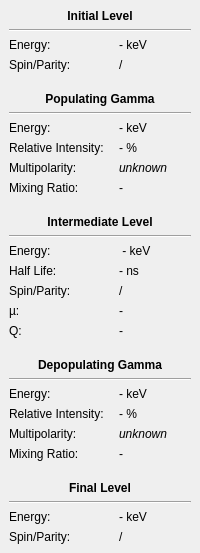
  <widget class="QDockWidget" name="decayInfoDock">
   <property name="allowedAreas">
    <set>Qt::LeftDockWidgetArea|Qt::RightDockWidgetArea</set>
   </property>
   <property name="windowTitle">
    <string>Decay Data</string>
   </property>
   <attribute name="dockWidgetArea">
    <number>2</number>
   </attribute>
   <widget class="QWidget" name="dockWidgetContents">
    <layout class="QFormLayout" name="formLayout">
     <property name="fieldGrowthPolicy">
      <enum>QFormLayout::ExpandingFieldsGrow</enum>
     </property>
     <property name="horizontalSpacing">
      <number>15</number>
     </property>
     <item row="2" column="0">
      <widget class="QLabel" name="startEnergyLabel">
       <property name="text">
        <string>Energy:</string>
       </property>
      </widget>
     </item>
     <item row="3" column="0">
      <widget class="QLabel" name="startSpinLabel">
       <property name="text">
        <string>Spin/Parity:</string>
       </property>
      </widget>
     </item>
     <item row="5" column="0" colspan="2">
      <widget class="QLabel" name="popGammaLabel">
       <property name="font">
        <font>
         <weight>75</weight>
         <bold>true</bold>
        </font>
       </property>
       <property name="text">
        <string>Populating Gamma</string>
       </property>
       <property name="alignment">
        <set>Qt::AlignCenter</set>
       </property>
      </widget>
     </item>
     <item row="7" column="0" colspan="2">
      <widget class="Line" name="line_4">
       <property name="orientation">
        <enum>Qt::Horizontal</enum>
       </property>
      </widget>
     </item>
     <item row="8" column="0">
      <widget class="QLabel" name="popEnergyLabel">
       <property name="text">
        <string>Energy:</string>
       </property>
      </widget>
     </item>
     <item row="8" column="1">
      <widget class="QLabel" name="popEnergy">
       <property name="text">
        <string>- keV</string>
       </property>
      </widget>
     </item>
     <item row="9" column="0">
      <widget class="QLabel" name="popIntensityLabel">
       <property name="text">
        <string>Relative Intensity:</string>
       </property>
      </widget>
     </item>
     <item row="9" column="1">
      <widget class="QLabel" name="popIntensity">
       <property name="text">
        <string>- %</string>
       </property>
      </widget>
     </item>
     <item row="10" column="0">
      <widget class="QLabel" name="popMultipolarityLabel">
       <property name="text">
        <string>Multipolarity:</string>
       </property>
      </widget>
     </item>
     <item row="10" column="1">
      <widget class="QLabel" name="popMultipolarity">
       <property name="text">
        <string>&lt;i&gt;unknown&lt;/i&gt;</string>
       </property>
      </widget>
     </item>
     <item row="11" column="0">
      <widget class="QLabel" name="popMixingLabel">
       <property name="toolTip">
        <string>δ</string>
       </property>
       <property name="text">
        <string>Mixing Ratio:</string>
       </property>
      </widget>
     </item>
     <item row="11" column="1">
      <widget class="QLabel" name="popMixing">
       <property name="toolTip">
        <string>δ</string>
       </property>
       <property name="text">
        <string>-</string>
       </property>
      </widget>
     </item>
     <item row="12" column="0" colspan="2">
      <spacer name="verticalSpacer">
       <property name="orientation">
        <enum>Qt::Vertical</enum>
       </property>
       <property name="sizeType">
        <enum>QSizePolicy::Fixed</enum>
       </property>
       <property name="sizeHint" stdset="0">
        <size>
         <width>0</width>
         <height>8</height>
        </size>
       </property>
      </spacer>
     </item>
     <item row="13" column="0" colspan="2">
      <widget class="QLabel" name="intermedLevelLabel">
       <property name="font">
        <font>
         <weight>75</weight>
         <bold>true</bold>
        </font>
       </property>
       <property name="text">
        <string>Intermediate Level</string>
       </property>
       <property name="alignment">
        <set>Qt::AlignCenter</set>
       </property>
      </widget>
     </item>
     <item row="14" column="0" colspan="2">
      <widget class="Line" name="line_3">
       <property name="orientation">
        <enum>Qt::Horizontal</enum>
       </property>
      </widget>
     </item>
     <item row="15" column="0">
      <widget class="QLabel" name="intEnergyLabel">
       <property name="text">
        <string>Energy:</string>
       </property>
      </widget>
     </item>
     <item row="15" column="1">
      <widget class="QLabel" name="intEnergy">
       <property name="text">
        <string> - keV</string>
       </property>
      </widget>
     </item>
     <item row="16" column="0">
      <widget class="QLabel" name="intHalfLifeLabel">
       <property name="text">
        <string>Half Life:</string>
       </property>
      </widget>
     </item>
     <item row="16" column="1">
      <widget class="QLabel" name="intHalfLife">
       <property name="text">
        <string>- ns</string>
       </property>
      </widget>
     </item>
     <item row="17" column="1">
      <widget class="QLabel" name="intSpin">
       <property name="text">
        <string>/</string>
       </property>
      </widget>
     </item>
     <item row="20" column="0" colspan="2">
      <spacer name="verticalSpacer_2">
       <property name="orientation">
        <enum>Qt::Vertical</enum>
       </property>
       <property name="sizeType">
        <enum>QSizePolicy::Fixed</enum>
       </property>
       <property name="sizeHint" stdset="0">
        <size>
         <width>0</width>
         <height>8</height>
        </size>
       </property>
      </spacer>
     </item>
     <item row="21" column="0" colspan="2">
      <widget class="QLabel" name="depopGammaLabel">
       <property name="font">
        <font>
         <weight>75</weight>
         <bold>true</bold>
        </font>
       </property>
       <property name="text">
        <string>Depopulating Gamma</string>
       </property>
       <property name="alignment">
        <set>Qt::AlignCenter</set>
       </property>
      </widget>
     </item>
     <item row="22" column="0" colspan="2">
      <widget class="Line" name="line_5">
       <property name="orientation">
        <enum>Qt::Horizontal</enum>
       </property>
      </widget>
     </item>
     <item row="23" column="0">
      <widget class="QLabel" name="depopEnergyLabel">
       <property name="text">
        <string>Energy:</string>
       </property>
      </widget>
     </item>
     <item row="23" column="1">
      <widget class="QLabel" name="depopEnergy">
       <property name="text">
        <string>- keV</string>
       </property>
      </widget>
     </item>
     <item row="24" column="0">
      <widget class="QLabel" name="depopIntensityLabel">
       <property name="text">
        <string>Relative Intensity:</string>
       </property>
      </widget>
     </item>
     <item row="24" column="1">
      <widget class="QLabel" name="depopIntensity">
       <property name="text">
        <string>- %</string>
       </property>
      </widget>
     </item>
     <item row="25" column="0">
      <widget class="QLabel" name="depopMultipolarityLabel">
       <property name="text">
        <string>Multipolarity:</string>
       </property>
      </widget>
     </item>
     <item row="25" column="1">
      <widget class="QLabel" name="depopMultipolarity">
       <property name="text">
        <string>&lt;i&gt;unknown&lt;/i&gt;</string>
       </property>
      </widget>
     </item>
     <item row="27" column="1">
      <widget class="QLabel" name="depopMixing">
       <property name="toolTip">
        <string>δ</string>
       </property>
       <property name="text">
        <string>-</string>
       </property>
      </widget>
     </item>
     <item row="1" column="0" colspan="2">
      <widget class="Line" name="line_6">
       <property name="orientation">
        <enum>Qt::Horizontal</enum>
       </property>
      </widget>
     </item>
     <item row="0" column="0" colspan="2">
      <widget class="QLabel" name="startLevelLabel">
       <property name="font">
        <font>
         <weight>75</weight>
         <bold>true</bold>
        </font>
       </property>
       <property name="text">
        <string>Initial Level</string>
       </property>
       <property name="alignment">
        <set>Qt::AlignCenter</set>
       </property>
      </widget>
     </item>
     <item row="4" column="0" colspan="2">
      <spacer name="verticalSpacer_3">
       <property name="orientation">
        <enum>Qt::Vertical</enum>
       </property>
       <property name="sizeType">
        <enum>QSizePolicy::Fixed</enum>
       </property>
       <property name="sizeHint" stdset="0">
        <size>
         <width>0</width>
         <height>8</height>
        </size>
       </property>
      </spacer>
     </item>
     <item row="29" column="0" colspan="2">
      <widget class="QLabel" name="endLevelLabel">
       <property name="font">
        <font>
         <weight>75</weight>
         <bold>true</bold>
        </font>
       </property>
       <property name="text">
        <string>Final Level</string>
       </property>
       <property name="alignment">
        <set>Qt::AlignCenter</set>
       </property>
      </widget>
     </item>
     <item row="28" column="0" colspan="2">
      <spacer name="verticalSpacer_4">
       <property name="orientation">
        <enum>Qt::Vertical</enum>
       </property>
       <property name="sizeType">
        <enum>QSizePolicy::Fixed</enum>
       </property>
       <property name="sizeHint" stdset="0">
        <size>
         <width>0</width>
         <height>8</height>
        </size>
       </property>
      </spacer>
     </item>
     <item row="30" column="0" colspan="2">
      <widget class="Line" name="line_7">
       <property name="orientation">
        <enum>Qt::Horizontal</enum>
       </property>
      </widget>
     </item>
     <item row="31" column="0">
      <widget class="QLabel" name="endEnergyLabel">
       <property name="text">
        <string>Energy:</string>
       </property>
      </widget>
     </item>
     <item row="32" column="0">
      <widget class="QLabel" name="endSpinLabel">
       <property name="text">
        <string>Spin/Parity:</string>
       </property>
      </widget>
     </item>
     <item row="31" column="1">
      <widget class="QLabel" name="endEnergy">
       <property name="text">
        <string>- keV</string>
       </property>
      </widget>
     </item>
     <item row="32" column="1">
      <widget class="QLabel" name="endSpin">
       <property name="text">
        <string>/</string>
       </property>
      </widget>
     </item>
     <item row="2" column="1">
      <widget class="QLabel" name="startEnergy">
       <property name="text">
        <string>- keV</string>
       </property>
      </widget>
     </item>
     <item row="3" column="1">
      <widget class="QLabel" name="startSpin">
       <property name="text">
        <string>/</string>
       </property>
      </widget>
     </item>
     <item row="17" column="0">
      <widget class="QLabel" name="intSpinLabel">
       <property name="text">
        <string>Spin/Parity:</string>
       </property>
      </widget>
     </item>
     <item row="27" column="0">
      <widget class="QLabel" name="depopMixingLabel">
       <property name="toolTip">
        <string>δ</string>
       </property>
       <property name="text">
        <string>Mixing Ratio:</string>
       </property>
      </widget>
     </item>
     <item row="18" column="0">
      <widget class="QLabel" name="intMuLabel">
       <property name="toolTip">
        <string>Magnetic dipole moment of the intermediate level</string>
       </property>
       <property name="text">
        <string>µ:</string>
       </property>
      </widget>
     </item>
     <item row="19" column="0">
      <widget class="QLabel" name="intQLabel">
       <property name="toolTip">
        <string>Electric quadrupole moment of the intermediate level</string>
       </property>
       <property name="text">
        <string>Q:</string>
       </property>
      </widget>
     </item>
     <item row="18" column="1">
      <widget class="QLabel" name="intMu">
       <property name="toolTip">
        <string>Magnetic dipole moment of the intermediate level</string>
       </property>
       <property name="text">
        <string>-</string>
       </property>
      </widget>
     </item>
     <item row="19" column="1">
      <widget class="QLabel" name="intQ">
       <property name="toolTip">
        <string>Electric quadrupole moment of the intermediate level</string>
       </property>
       <property name="text">
        <string>-</string>
       </property>
      </widget>
     </item>
    </layout>
   </widget>
  </widget>
